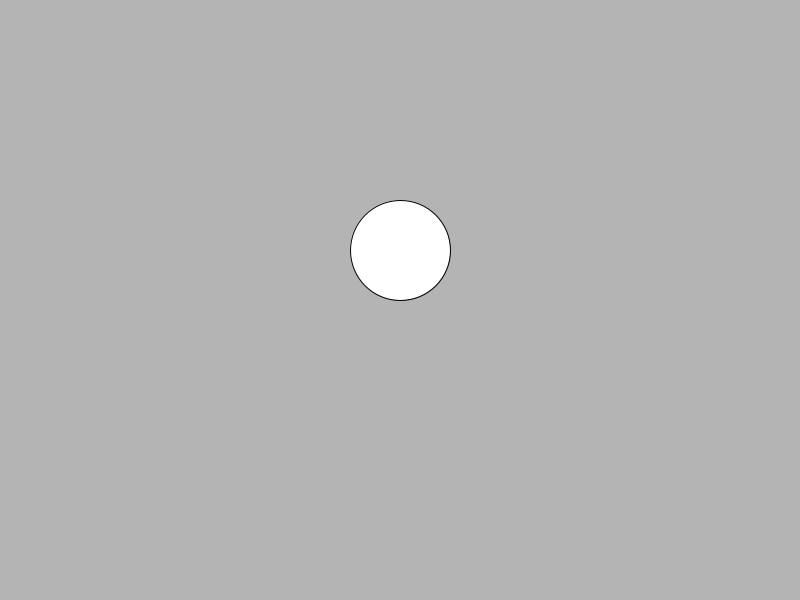
Frame 1 (no input)
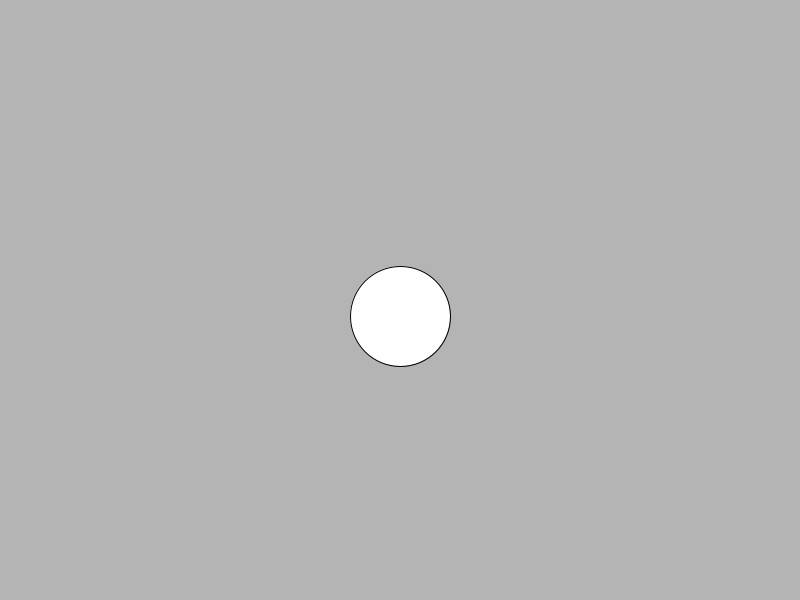
Frame 60 (the mouse pressed at the canvas centre just before this capture)
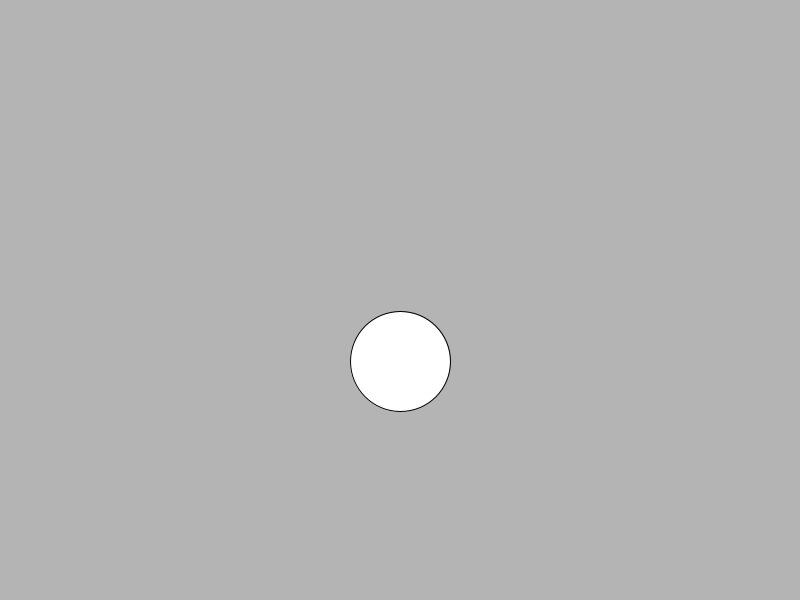
Frame 120 (the mouse held since frame 60 and released just before this capture)

The Processing sketch that drew these frames (run headless with seeded random() and noise(); from frame 60 on, the mouse is pressed at the canvas centre):

// Processing sketch: Gravity_Ball
// ── Gravity_Ball.pde
float locx, locy; //locations
float velx, vely; //velocities
float accx, accy; //accelerations
int sz; //ball diameter
int hue;

void setup() {
  size(800, 600);
  locx=width/2;
  locy=250;
  velx=0;
  vely=1;
  accx=0;
  accy=.5;
  sz=100;
  colorMode(HSB, 360, 100, 100, 100);
  hue=0;
}

void draw() {
  background(255);
  if (vely < 5 && vely > -5 || locy+sz/2 == height) {
    fill(0,0,100,100);
  } else {
    fill(hue, 100, 100, 75);
  }
  ellipse(locx, locy, sz, sz);

  velx+=accx;
  vely+=accy;

  locx+=velx;
  locy+=vely;

  hue++;
  if (hue>360) {
    hue=0;
  }

  if (locy+sz/2>height) {
    locy=height-sz/2;
    vely*=-.9;
  }
}
